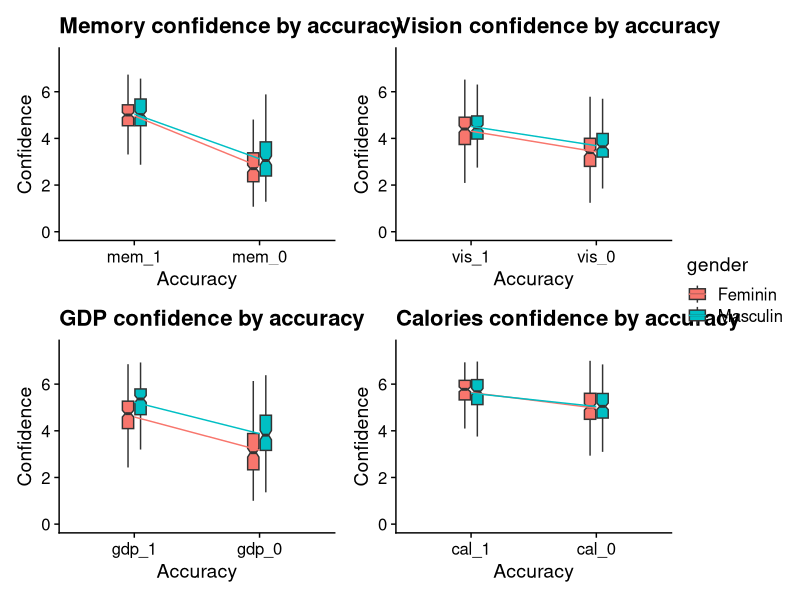

This chart was generated by the following R code:
# test differences between hit or miss ----------------------------------
# clear environment and load core tables ----------------------------------
# clear environment
rm(list = ls())

# megatable 
megatable <- read.csv('../data/megatable.csv')
megatable_long <- read.csv('../data/megatable_long.csv')

# trialwise confidence
conf_data <- read.csv('../data/trial_confidence.csv')
conf_long <- read.csv('../data/trial_confidence_long.csv')

# remove useless first columns
megatable <- megatable[,-1]
megatable_long <- megatable_long[,-1]
conf_data <- conf_data[,-1]
conf_long  <- conf_long[,-1]

# load packages
library(dplyr)
library(tidyr)
library(car)
library(rstatix)
library(stringr)
library(ggplot2)
library(ggpubr)
library(ggsignif)
library(gridExtra)
library(patchwork)
library(cowplot)

# subset modality specific table ------------------------------------------
conf_mod <- conf_long %>%
  filter(!str_detect(mod, "avg"))

# test for normality of data distribution ----------------------------------------------------
# shaprio test the values for each group
norm <- conf_mod %>%
  group_by(mod,gender) %>%
  shapiro_test(conf)

# any significant columns?
sum(norm$p <= 0.05)
# significant groups 


# test data for equal variance in standard deviation ---------------------------
# apply levene test to relevant columns
leveneconf <- lapply(conf_data[c(3:10)], leveneTest, group = conf_data$gender)

# check results
leveneconf #mem_0 is significant


# calculate averages ------------------------------------------------------
mod_mean <- conf_mod %>%
  group_by(gender, mod) %>%
  summarise(mean(conf))
#View(mod_mean)

mod_sd <- conf_mod %>%
  group_by(gender, mod) %>%
  summarise(sd(conf))

# run anovas -------------------------------------------
# seperate modalities
conf_mem <- conf_mod %>%
  filter(str_detect(mod, "mem"))
conf_vis <- conf_mod %>%
  filter(str_detect(mod, "vis"))
conf_gdp <- conf_mod %>%
  filter(str_detect(mod, "gdp"))
conf_cal <- conf_mod %>%
  filter(str_detect(mod, "cal"))

# run anovas
# memory
mem.aov <- anova_test(data = conf_mem, dv = conf, wid = subj, between = gender, within = mod)
#vision
vis.aov <- anova_test(data = conf_vis, dv = conf, wid = subj, between = gender, within = mod)
#gdp
gdp.aov <- anova_test(data = conf_gdp, dv = conf, wid = subj, between = gender, within = mod)
#cal
cal.aov <- anova_test(data = conf_cal, dv = conf, wid = subj, between = gender, within = mod)

# get results
get_anova_table(mem.aov) #all effects are significant
get_anova_table(vis.aov) #effect of gender and accuracy
get_anova_table(gdp.aov) #effect of gender and accuracy
get_anova_table(cal.aov) #effect of accuracy and interaction effect


# run post-hocs -----------------------------------------------------------

# memory
mem.gen <- conf_mem %>%
  group_by(mod) %>%
  anova_test(dv = conf, wid = subj, between = gender) %>%
  get_anova_table() %>%
  adjust_pvalue(method = "holm")
mem.gen #effect of gender on 0 (**)

mem.acc <- conf_mem %>%
  group_by(gender) %>%
  anova_test(dv = conf, wid = subj, within = mod) %>%
  get_anova_table() %>%
  adjust_pvalue(method = "holm")
mem.acc #effect of time in women and men (***)

# vision
vis.gen <- conf_vis %>%
  group_by(mod) %>%
  anova_test(dv = conf, wid = subj, between = gender) %>%
  get_anova_table() %>%
  adjust_pvalue(method = "holm")
vis.gen #effect of gender on 0 and 1 (*)

vis.acc <- conf_vis %>%
  group_by(gender) %>%
  anova_test(dv = conf, wid = subj, within = mod) %>%
  get_anova_table() %>%
  adjust_pvalue(method = "holm")
vis.acc #effect of time in women and men (***)

# gdp
gdp.gen <- conf_gdp %>%
  group_by(mod) %>%
  anova_test(dv = conf, wid = subj, between = gender) %>%
  get_anova_table() %>%
  adjust_pvalue(method = "holm")
gdp.gen #effect of gender on 1 an 0 (***)

gdp.acc <- conf_gdp %>%
  group_by(gender) %>%
  anova_test(dv = conf, wid = subj, within = mod) %>%
  get_anova_table() %>%
  adjust_pvalue(method = "holm")
gdp.acc #effect of time in women and men (***)

# calorie
cal.acc <- conf_cal %>%
  group_by(gender) %>%
  anova_test(dv = conf, wid = subj, within = mod) %>%
  get_anova_table() %>%
  adjust_pvalue(method = "holm")
cal.acc #effect of time in women and men (***)



# plot plot ploooooot -----------------------------------------------------
# first calculate the means for lines
mem_mean <- conf_mem %>%
  group_by(gender, mod) %>%
  summarise(conf = mean(conf)) %>%
  ungroup()
vis_mean <- conf_vis %>%
  group_by(gender, mod) %>%
  summarise(conf = mean(conf)) %>%
  ungroup()
gdp_mean <- conf_gdp %>%
  group_by(gender, mod) %>%
  summarise(conf = mean(conf)) %>%
  ungroup()
cal_mean <- conf_cal %>%
  group_by(gender, mod) %>%
  summarise(conf = mean(conf)) %>%
  ungroup()


# plot data with interaction effect
memacc <- conf_mem %>%
  ggplot(aes(x=mod, y=conf, fill=gender)) +
  geom_boxplot(notch = T, outlier.shape = NA, width = 0.2) +
  scale_x_discrete(limits = c("mem_1", "mem_0")) +
  xlab(element_blank()) +
  ylim(0, 7.5) +
  labs(title="Memory confidence by accuracy", y="Confidence", x = "Accuracy") +
  theme_cowplot() + 
  geom_line(data = mem_mean, aes(group = gender, col = gender)) 

visacc <- conf_vis %>%
  ggplot(aes(x=mod, y=conf, fill=gender)) +
  geom_boxplot(notch = T, outlier.shape = NA, width = 0.2) +
  scale_x_discrete(limits = c("vis_1", "vis_0")) +
  xlab(element_blank()) +
  ylim(0, 7.5) +
  labs(title="Vision confidence by accuracy", y="Confidence", x = "Accuracy") +
  theme_cowplot() + 
  geom_line(data = vis_mean, aes(group = gender, col = gender))

gdpacc <- conf_gdp %>%
  ggplot(aes(x=mod, y=conf, fill=gender)) +
  geom_boxplot(notch = T, outlier.shape = NA, width = 0.2) +
  scale_x_discrete(limits = c("gdp_1", "gdp_0")) +
  xlab(element_blank()) +
  ylim(0, 7.5) +
  labs(title="GDP confidence by accuracy", y="Confidence", x = "Accuracy") +
  theme_cowplot() + 
  geom_line(data = gdp_mean, aes(group = gender, col = gender))

calacc <- conf_cal %>%
  ggplot(aes(x=mod, y=conf, fill=gender)) +
  geom_boxplot(notch = T, outlier.shape = NA, width = 0.2) +
  scale_x_discrete(limits = c("cal_1", "cal_0")) +
  xlab(element_blank()) +
  ylim(0, 7.5) +
  labs(title="Calories confidence by accuracy", y="Confidence", x = "Accuracy") +
  theme_cowplot() + 
  geom_line(data = cal_mean, aes(group = gender, col = gender))

memacc + visacc + gdpacc + calacc + plot_layout(guides = "collect")
